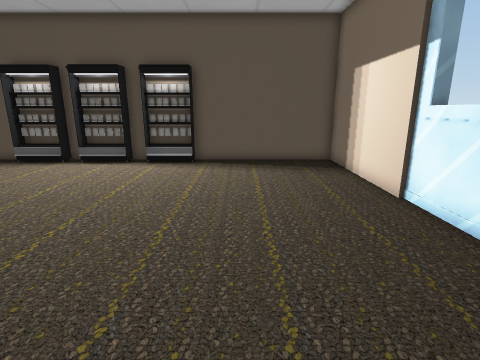
view 1 (above)

12 first-person views from a walk through a Unity game level. The camera is 1.4 m above the floor, tilts 14° down and sees 80° across. The floor is counted in squares, 0.5 m on a side. Each view is taken from the middle of a square. On the plan, view 1 faces up. The plan holds only what a view shows up to about 20 squares ahead; the rest is blank. The place goes on beyond the plan. The player character is not drawn. Door leaves are left out, so doorways stand open. Some surface patterns are stand-ins.

view 2
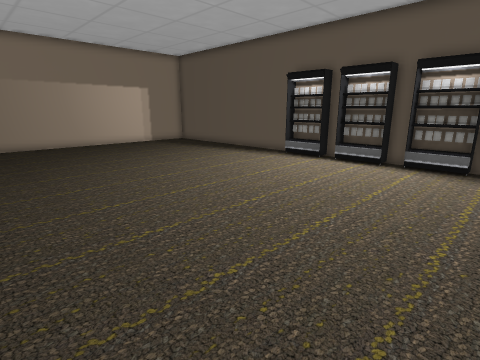

view 3
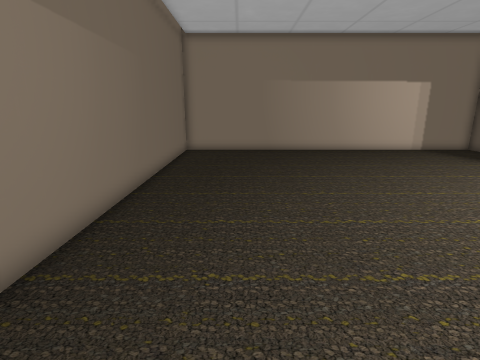

view 4
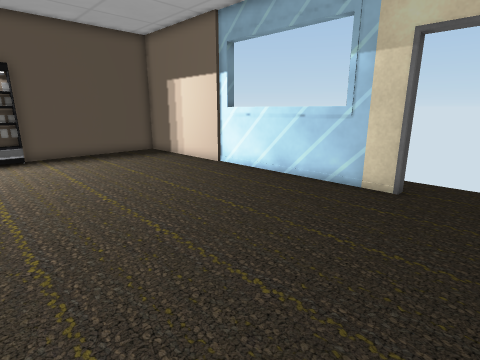

view 5
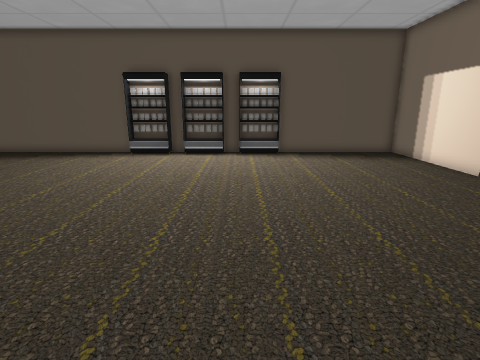

view 6
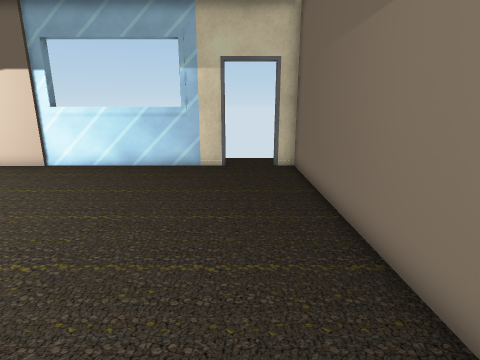

view 7
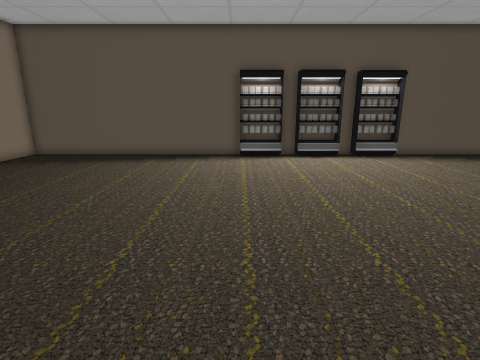

view 8
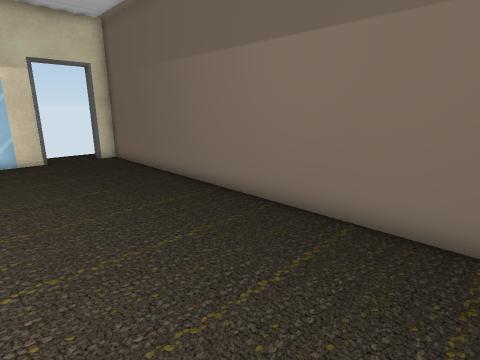

view 9
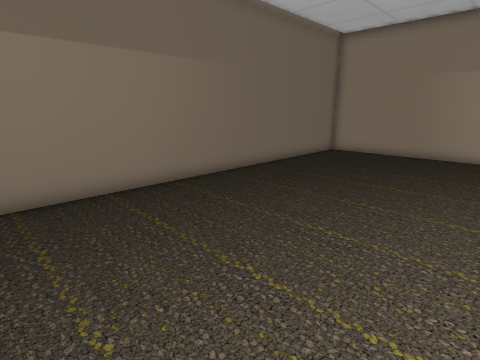

view 10
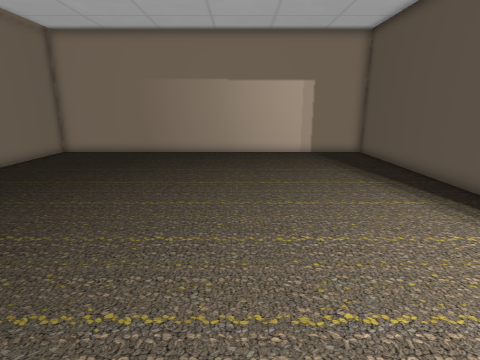

view 11
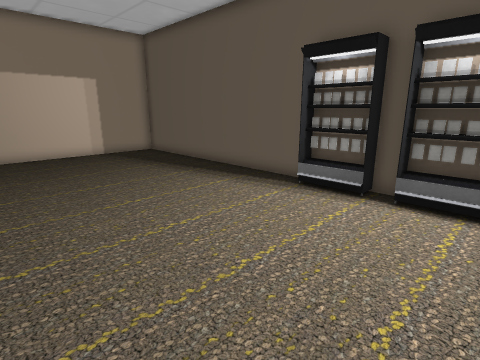

view 12
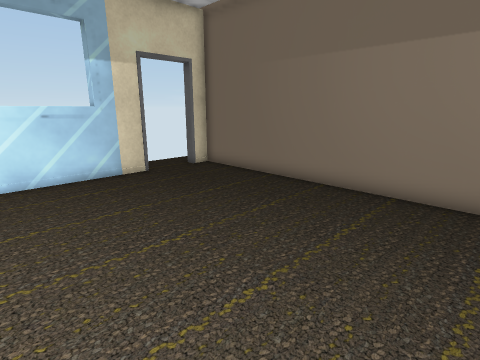

### Floor plan
Points are (right, up) in squares from view 1. A wall is a line through its corners. A room is listed if a view was taken in it or the views show most of it. See-through windows are left out.
Room 1 (views 1, 2, 3, 4, 5, 6, 7, 8, 9, 10, 11, 12)
walls: (-11.4, 16) (-25, 16) (-25, -3.8) (5.3, -3.8) (5.3, -2.8) (5.8, -2.8); (-8.4, 16) (-9.5, 16); (-4.4, 16) (-6.6, 16); (5.8, -0.3) (5.3, -0.3) (5.3, 16) (-2.5, 16)
ways out: open door at (6, -1.5)
objects: other object (-12, 15) to (-10, 16); other object (-8, 15) to (-6, 16); other object (-5, 15) to (-3, 16)

Where each view was taken, in squares from view 1:
view 1: 0 up, 0 right, facing up
view 2: 0 up, 1 left, facing up-left
view 3: 0 up, 5 left, facing left
view 4: 3 down, 5 left, facing up-right
view 5: 3 down, 5 left, facing up
view 6: 1 down, 9 left, facing right
view 7: 2 down, 12 left, facing up
view 8: 3 up, 12 left, facing down-right
view 9: 6 up, 6 left, facing down-left
view 10: 8 up, 6 left, facing left
view 11: 6 up, 6 left, facing up-left
view 12: 6 up, 7 left, facing down-right
